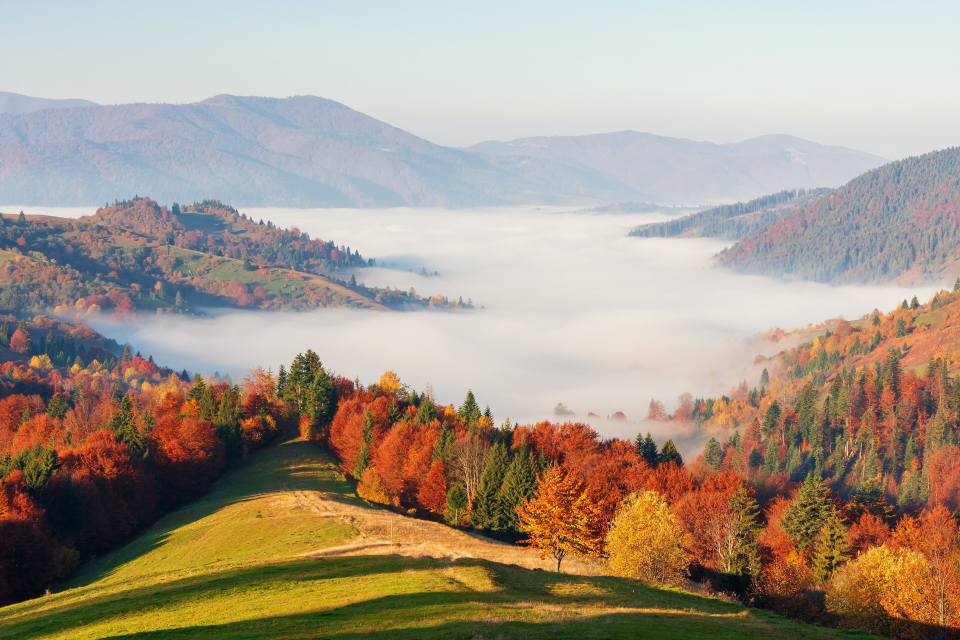
#> input picture Wallpapers/058-21-224-5054-NNP-Synevyr-RB-18.jpg, 3840 x 2560 px (shown at 1/4 size)
$ python -i upgrade_wallpapers.py   (imports and definitions only)
#> lines starting #> are read from the running program, lines starting #| are printed output that depends on the picture
"""Recover licensed originals and discover autumn photographs; never upscale.

Usage: python src\\upgrade_wallpapers.py discover <staging-directory>
       python src\\upgrade_wallpapers.py audit <image-directory> <report.json>
Discovery writes candidates.json and originals outside the active slideshow.
Selection is deliberately a separate, human-reviewed step.
Requires Pillow, numpy and requests.
"""
import argparse
from concurrent.futures import ThreadPoolExecutor
from datetime import datetime, timezone
import hashlib
import html
from io import BytesIO
import json
from pathlib import Path
import re
import time
from urllib.parse import unquote

import numpy as np
from PIL import Image, ImageOps
import requests

ROOT = Path(__file__).resolve().parents[1]
UA = "CozyAutumnTheme/2.0 (https://github.com/giulioungaretti/cozy-autumn-theme; license verification)"
API = "https://commons.wikimedia.org/w/api.php"
QUERIES = [
    "Vermont autumn", "Vermont fall foliage", "Woodstock Vermont autumn",
    "Stowe Vermont autumn", "New Hampshire autumn", "Kancamagus autumn",
    "New England autumn village", "Maine autumn", "Connecticut autumn",
    "Massachusetts autumn", "covered bridge autumn", "autumn barn",
    "North Cascades autumn", "Mount Rainier autumn", "Oregon autumn",
    "Washington larch autumn", "Pacific Northwest forest", "Hoh rainforest",
    "Columbia gorge autumn", "Portland autumn", "Adirondacks autumn",
    "autumn maple forest", "autumn lake reflection", "autumn forest path",
]
LICENSE = re.compile(r"^(CC0|Public domain|PD|CC BY(?:-SA)? (?:[1-4]\.0|2\.5))$", re.I)


# [11 lines left out: function get, not called in this run]


def text(value):
    return html.unescape(re.sub(r"<[^>]+>", "", value or "")).strip()


# [26 lines left out: function metadata, not called in this run]


def measure(path):
    with Image.open(path) as opened:
#> opened is the input picture: PIL image 3840x2560 RGB; mean R, G, B 166.3, 152.6, 137.1
        opened.load()
        im = ImageOps.exif_transpose(opened).convert("RGB")
        w, h = im.size
#> w = 3840; h = 2560
        small = im.copy()
        small.thumbnail((768, 512))
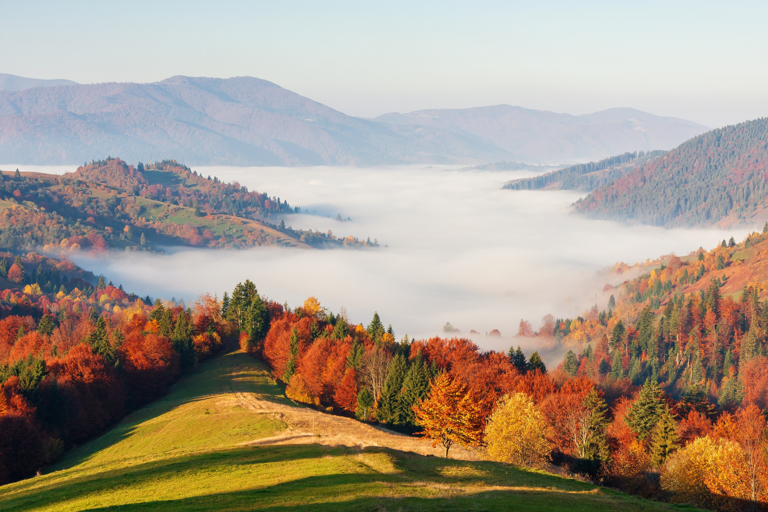
#> small: PIL image 768x512 RGB; mean R, G, B 166.5, 152.8, 137.2
        gray = np.asarray(small.convert("L"), dtype=np.float32)
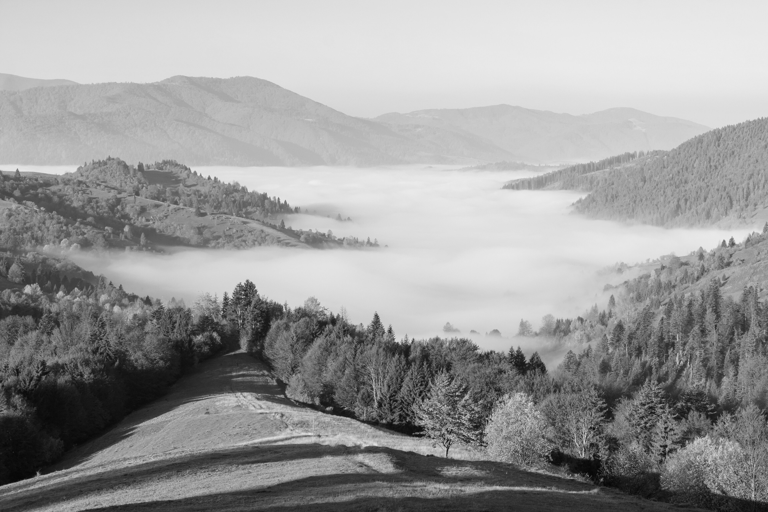
#> gray: shape (512, 768) float32; min 6, max 238, mean 155.1
        lap = -4 * gray[1:-1, 1:-1] + gray[:-2, 1:-1] + gray[2:, 1:-1] + gray[1:-1, :-2] + gray[1:-1, 2:]
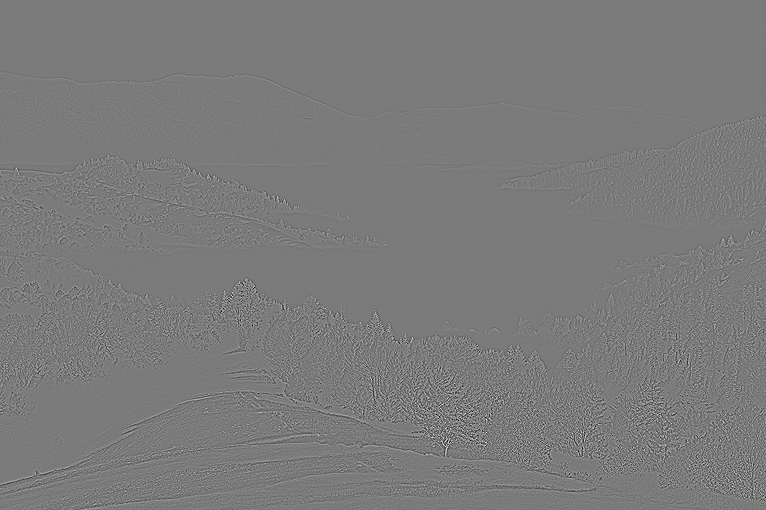
#> lap: shape (510, 766) float32; min -295, max 316, mean 0; drawn with min black and max white
        a = np.asarray(im.resize((17, 16)).convert("L"))
        phash = np.packbits(a[:, 1:] > a[:, :-1]).tobytes().hex()
        # Pixel-scale crops complement this heuristic; fog/bokeh are not defects.
#> (the run stopped early here; a loop or call above may not have finished)

$ run again, on Wallpapers/105-D-lmen-B-rnste-Kettbach-2015-4643.jpg
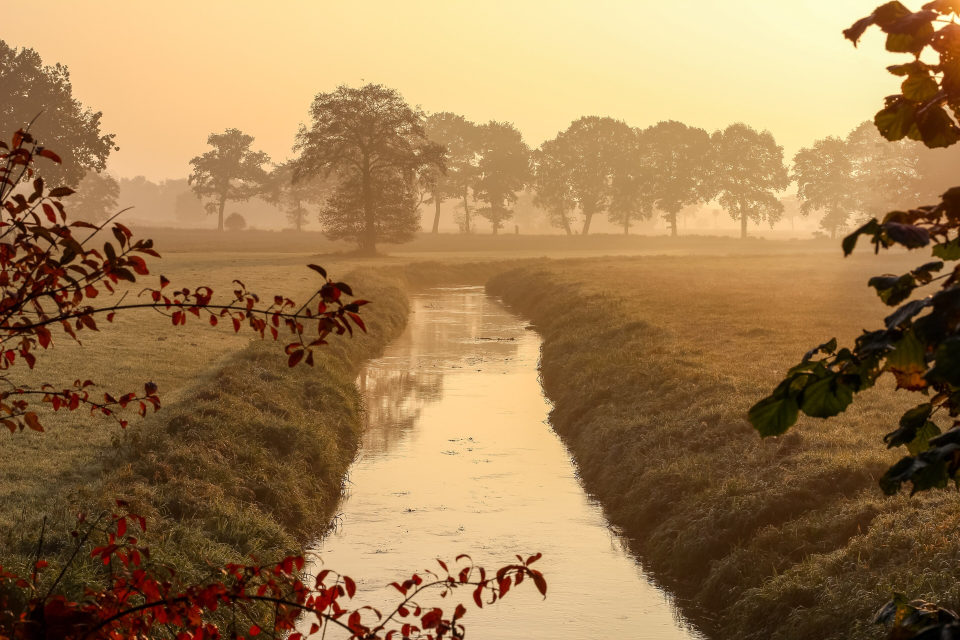
#> input picture Wallpapers/105-D-lmen-B-rnste-Kettbach-2015-4643.jpg, 3840 x 2560 px (shown at 1/4 size)
#> in measure, opened is the input picture: PIL image 3840x2560 RGB; mean R, G, B 158.8, 124.1, 80.7
#> in measure, `gray = np.asarray(small.convert("L"), dtype=np.float32)`:
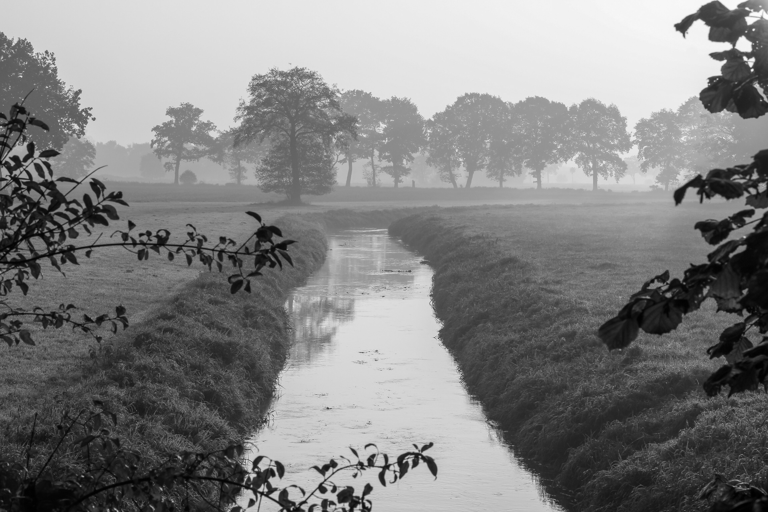
#> gray: shape (512, 768) float32; min 0, max 252, mean 129.7
#> in measure, `lap = -4 * gray[1:-1, 1:-1] + gray[:-2, 1:-1] + gray[2:, 1:-1] + gray[..`:
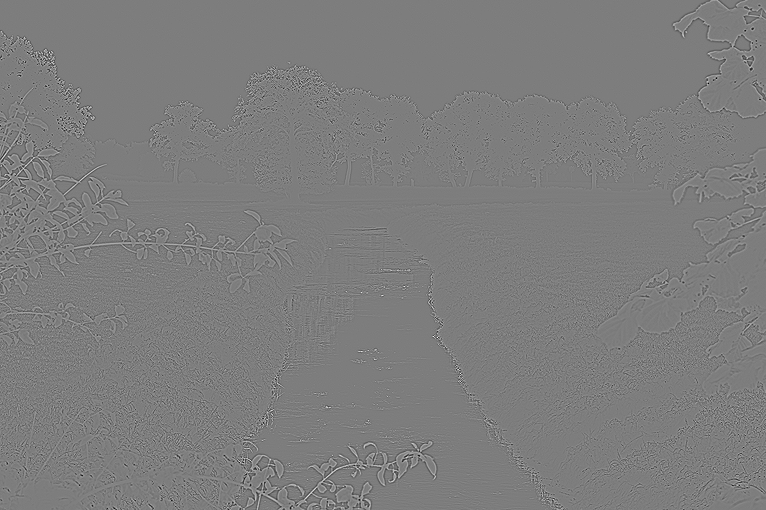
#> lap: shape (510, 766) float32; min -316, max 326, mean 0; drawn with min black and max white

$ run again, on Wallpapers/140-Drottningens-paviljong-October-2015.jpg
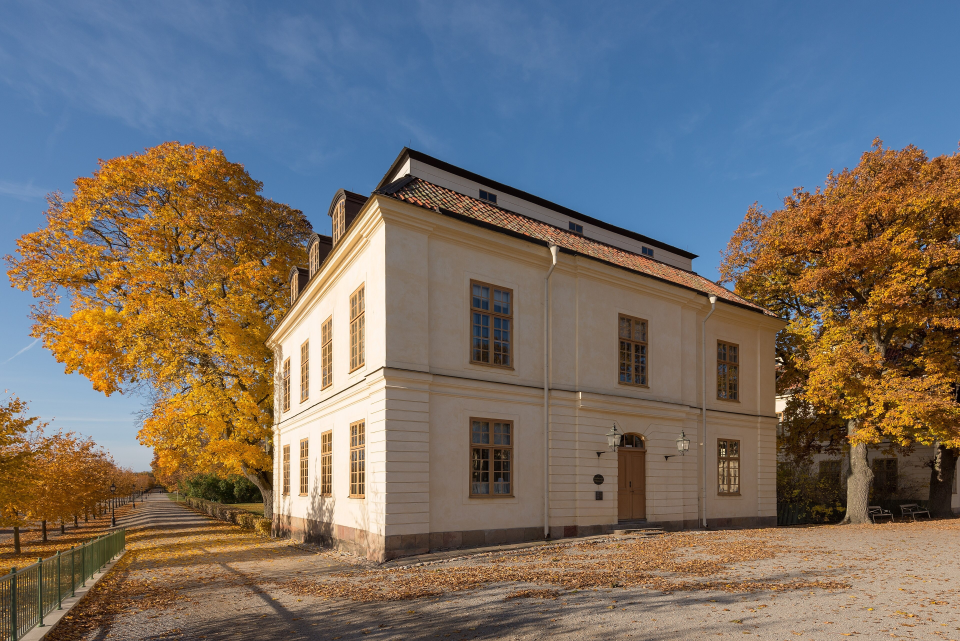
#> input picture Wallpapers/140-Drottningens-paviljong-October-2015.jpg, 3840 x 2564 px (shown at 1/4 size)
#> in measure, opened is the input picture: PIL image 3840x2564 RGB; mean R, G, B 118.1, 111.3, 105.5
#> in measure, `gray = np.asarray(small.convert("L"), dtype=np.float32)`:
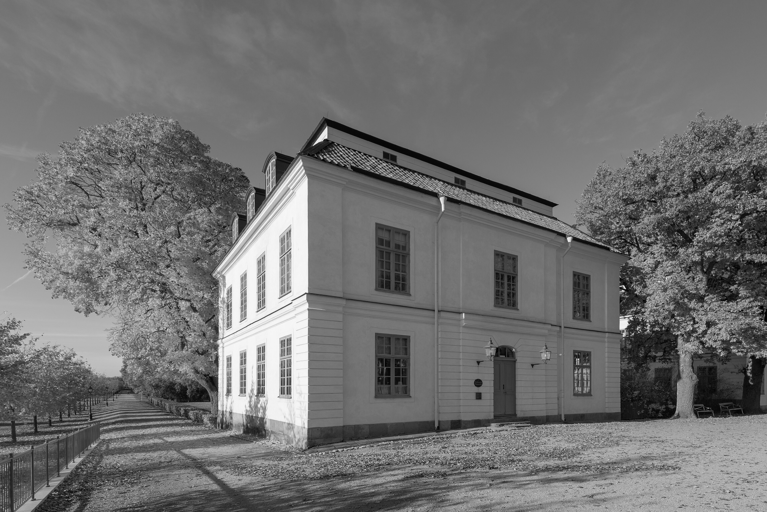
#> gray: shape (512, 767) float32; min 0, max 251, mean 112.8
#> in measure, `lap = -4 * gray[1:-1, 1:-1] + gray[:-2, 1:-1] + gray[2:, 1:-1] + gray[..`:
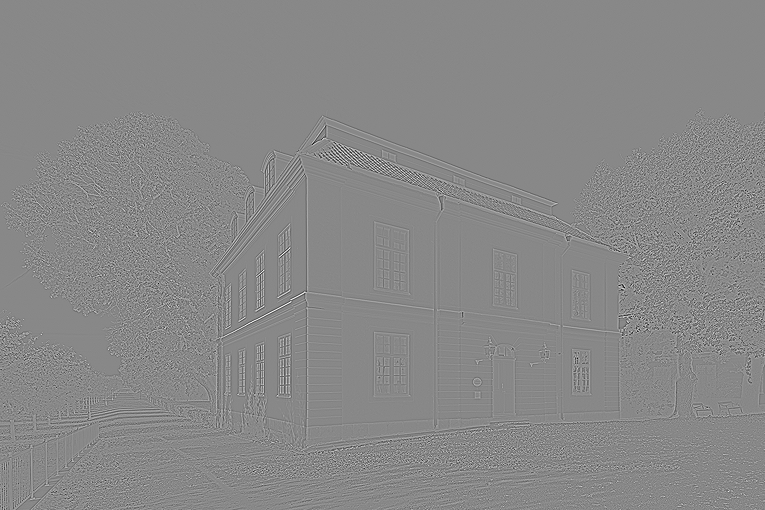
#> lap: shape (510, 765) float32; min -417, max 363, mean 0; drawn with min black and max white

$ run again, on Wallpapers/156-Oak-avenue-D-nschenburg-2022-11-06.jpg
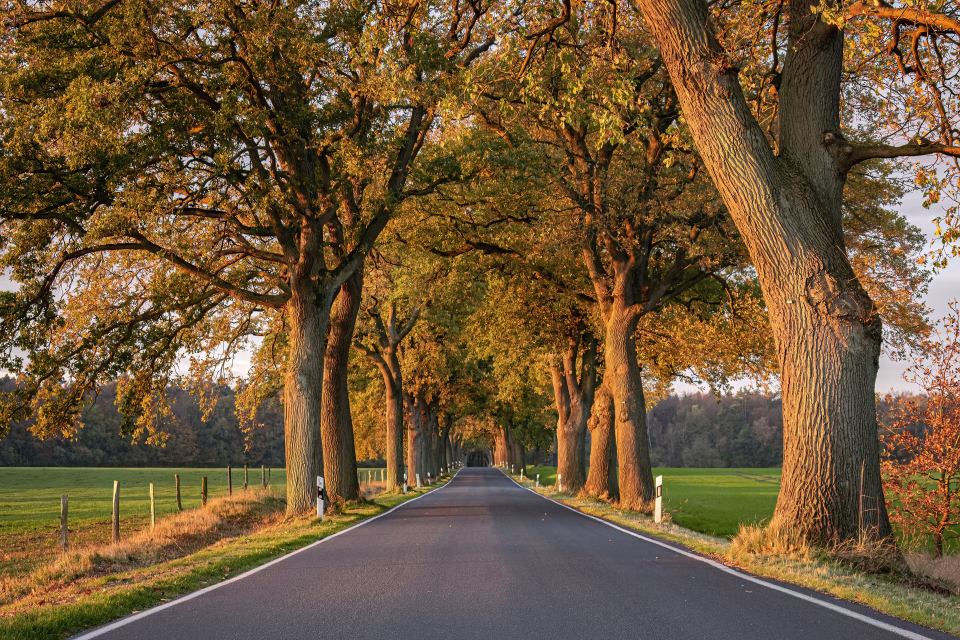
#> input picture Wallpapers/156-Oak-avenue-D-nschenburg-2022-11-06.jpg, 3840 x 2560 px (shown at 1/4 size)
#> in measure, opened is the input picture: PIL image 3840x2560 RGB; mean R, G, B 111.2, 87.1, 56.7
#> in measure, `gray = np.asarray(small.convert("L"), dtype=np.float32)`:
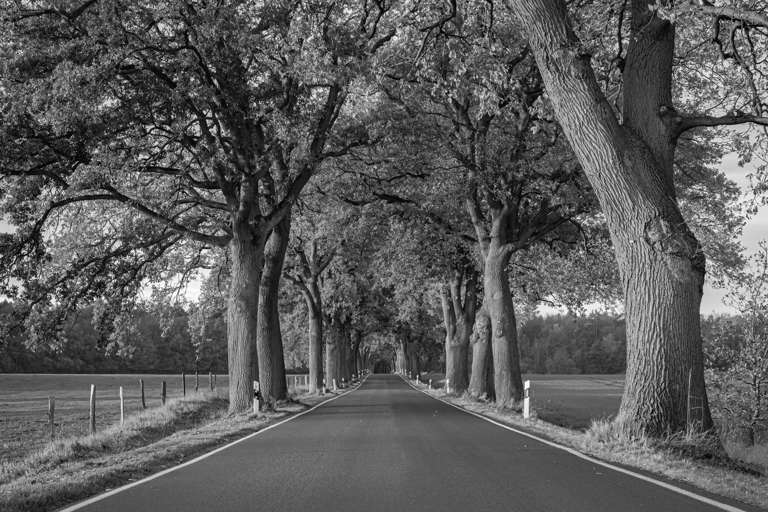
#> gray: shape (512, 768) float32; min 0, max 255, mean 91
#> in measure, `lap = -4 * gray[1:-1, 1:-1] + gray[:-2, 1:-1] + gray[2:, 1:-1] + gray[..`:
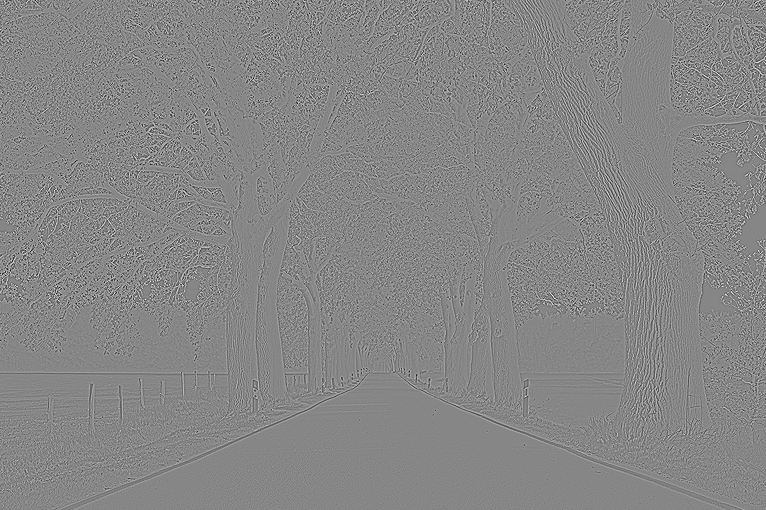
#> lap: shape (510, 766) float32; min -447, max 400, mean 0; drawn with min black and max white
